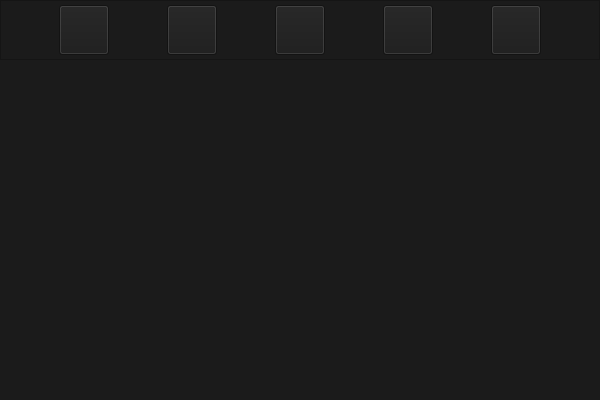
<?xml version="1.0" encoding="UTF-8"?>
<ui version="4.0">
 <class>JANELA</class>
 <widget class="QMainWindow" name="JANELA">
  <property name="geometry">
   <rect>
    <x>0</x>
    <y>0</y>
    <width>600</width>
    <height>400</height>
   </rect>
  </property>
  <property name="font">
   <font>
    <family>MS Sans Serif</family>
    <pointsize>12</pointsize>
   </font>
  </property>
  <property name="windowTitle">
   <string>Controle de Estoque</string>
  </property>
  <property name="styleSheet">
   <string notr="true"/>
  </property>
  <widget class="QWidget" name="CentroJanela">
   <property name="font">
    <font>
     <family>MS Sans Serif</family>
     <pointsize>12</pointsize>
     <weight>50</weight>
     <italic>false</italic>
     <bold>false</bold>
    </font>
   </property>
   <property name="styleSheet">
    <string notr="true">background-color: rgb(27, 27, 27);
color: rgb(222, 222, 222);
font: 12pt &quot;MS Sans Serif&quot;;</string>
   </property>
   <layout class="QVBoxLayout" name="LVJanela">
    <property name="spacing">
     <number>0</number>
    </property>
    <property name="leftMargin">
     <number>0</number>
    </property>
    <property name="topMargin">
     <number>0</number>
    </property>
    <property name="rightMargin">
     <number>0</number>
    </property>
    <property name="bottomMargin">
     <number>0</number>
    </property>
    <item>
     <widget class="QFrame" name="FrameBotoes">
      <property name="minimumSize">
       <size>
        <width>0</width>
        <height>60</height>
       </size>
      </property>
      <property name="maximumSize">
       <size>
        <width>16777215</width>
        <height>60</height>
       </size>
      </property>
      <property name="font">
       <font>
        <family>MS Sans Serif</family>
        <pointsize>12</pointsize>
        <weight>50</weight>
        <italic>false</italic>
        <bold>false</bold>
       </font>
      </property>
      <property name="styleSheet">
       <string notr="true"/>
      </property>
      <property name="frameShape">
       <enum>QFrame::StyledPanel</enum>
      </property>
      <property name="frameShadow">
       <enum>QFrame::Raised</enum>
      </property>
      <layout class="QHBoxLayout" name="LHBotoes">
       <property name="spacing">
        <number>0</number>
       </property>
       <property name="leftMargin">
        <number>0</number>
       </property>
       <property name="topMargin">
        <number>0</number>
       </property>
       <property name="rightMargin">
        <number>0</number>
       </property>
       <property name="bottomMargin">
        <number>0</number>
       </property>
       <item>
        <widget class="QPushButton" name="BotaoInicio">
         <property name="minimumSize">
          <size>
           <width>50</width>
           <height>50</height>
          </size>
         </property>
         <property name="maximumSize">
          <size>
           <width>50</width>
           <height>50</height>
          </size>
         </property>
         <property name="font">
          <font>
           <family>MS Sans Serif</family>
           <pointsize>12</pointsize>
           <weight>50</weight>
           <italic>false</italic>
           <bold>false</bold>
          </font>
         </property>
         <property name="text">
          <string/>
         </property>
         <property name="icon">
          <iconset>
           <normaloff>../imagens/SVG/inicio.svg</normaloff>../imagens/SVG/inicio.svg</iconset>
         </property>
         <property name="iconSize">
          <size>
           <width>50</width>
           <height>50</height>
          </size>
         </property>
         <property name="shortcut">
          <string/>
         </property>
        </widget>
       </item>
       <item>
        <widget class="QPushButton" name="BotaoAdicionar">
         <property name="minimumSize">
          <size>
           <width>50</width>
           <height>50</height>
          </size>
         </property>
         <property name="maximumSize">
          <size>
           <width>50</width>
           <height>50</height>
          </size>
         </property>
         <property name="font">
          <font>
           <family>MS Sans Serif</family>
           <pointsize>12</pointsize>
           <weight>50</weight>
           <italic>false</italic>
           <bold>false</bold>
          </font>
         </property>
         <property name="text">
          <string/>
         </property>
         <property name="icon">
          <iconset>
           <normaloff>../imagens/SVG/adicionar.svg</normaloff>../imagens/SVG/adicionar.svg</iconset>
         </property>
         <property name="iconSize">
          <size>
           <width>50</width>
           <height>50</height>
          </size>
         </property>
         <property name="shortcut">
          <string/>
         </property>
        </widget>
       </item>
       <item>
        <widget class="QPushButton" name="BotaoEditar">
         <property name="minimumSize">
          <size>
           <width>50</width>
           <height>50</height>
          </size>
         </property>
         <property name="maximumSize">
          <size>
           <width>50</width>
           <height>50</height>
          </size>
         </property>
         <property name="font">
          <font>
           <family>MS Sans Serif</family>
           <pointsize>12</pointsize>
           <weight>50</weight>
           <italic>false</italic>
           <bold>false</bold>
          </font>
         </property>
         <property name="text">
          <string/>
         </property>
         <property name="icon">
          <iconset>
           <normaloff>../imagens/SVG/editar.svg</normaloff>../imagens/SVG/editar.svg</iconset>
         </property>
         <property name="iconSize">
          <size>
           <width>50</width>
           <height>50</height>
          </size>
         </property>
         <property name="shortcut">
          <string/>
         </property>
        </widget>
       </item>
       <item>
        <widget class="QPushButton" name="BotaoExcluir">
         <property name="minimumSize">
          <size>
           <width>50</width>
           <height>50</height>
          </size>
         </property>
         <property name="maximumSize">
          <size>
           <width>50</width>
           <height>50</height>
          </size>
         </property>
         <property name="font">
          <font>
           <family>MS Sans Serif</family>
           <pointsize>12</pointsize>
           <weight>50</weight>
           <italic>false</italic>
           <bold>false</bold>
          </font>
         </property>
         <property name="text">
          <string/>
         </property>
         <property name="icon">
          <iconset>
           <normaloff>../imagens/SVG/excluir.svg</normaloff>../imagens/SVG/excluir.svg</iconset>
         </property>
         <property name="iconSize">
          <size>
           <width>50</width>
           <height>50</height>
          </size>
         </property>
         <property name="shortcut">
          <string/>
         </property>
        </widget>
       </item>
       <item>
        <widget class="QPushButton" name="BotaoPesquisar">
         <property name="minimumSize">
          <size>
           <width>50</width>
           <height>50</height>
          </size>
         </property>
         <property name="maximumSize">
          <size>
           <width>50</width>
           <height>50</height>
          </size>
         </property>
         <property name="font">
          <font>
           <family>MS Sans Serif</family>
           <pointsize>12</pointsize>
           <weight>50</weight>
           <italic>false</italic>
           <bold>false</bold>
          </font>
         </property>
         <property name="text">
          <string/>
         </property>
         <property name="icon">
          <iconset>
           <normaloff>../imagens/SVG/pesquisar.svg</normaloff>../imagens/SVG/pesquisar.svg</iconset>
         </property>
         <property name="iconSize">
          <size>
           <width>50</width>
           <height>50</height>
          </size>
         </property>
         <property name="shortcut">
          <string/>
         </property>
        </widget>
       </item>
      </layout>
     </widget>
    </item>
    <item>
     <widget class="QStackedWidget" name="Paginas">
      <property name="currentIndex">
       <number>4</number>
      </property>
      <widget class="QWidget" name="PaginaInicial"/>
      <widget class="QWidget" name="PaginaAdicionar"/>
      <widget class="QWidget" name="PaginaEditar"/>
      <widget class="QWidget" name="PaginaExcluir"/>
      <widget class="QWidget" name="PaginaPesquisar"/>
     </widget>
    </item>
   </layout>
  </widget>
 </widget>
 <resources/>
 <connections/>
</ui>
